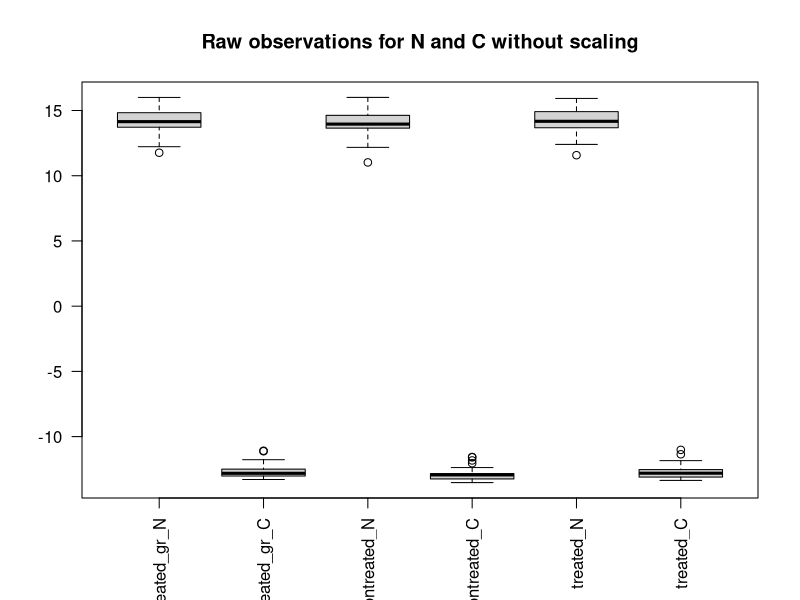
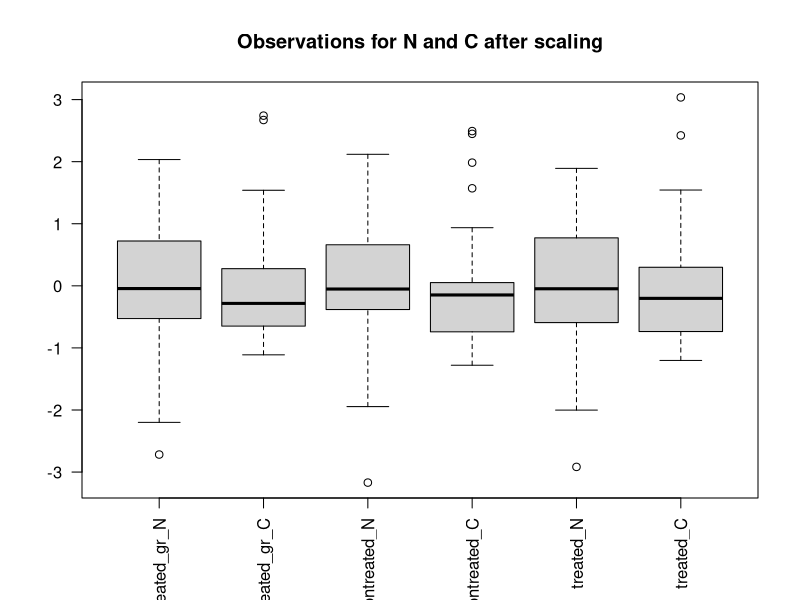
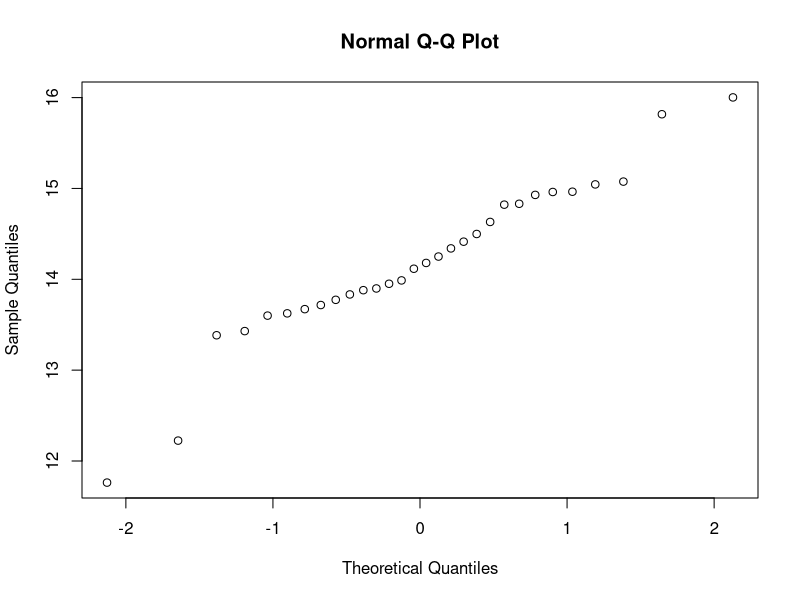
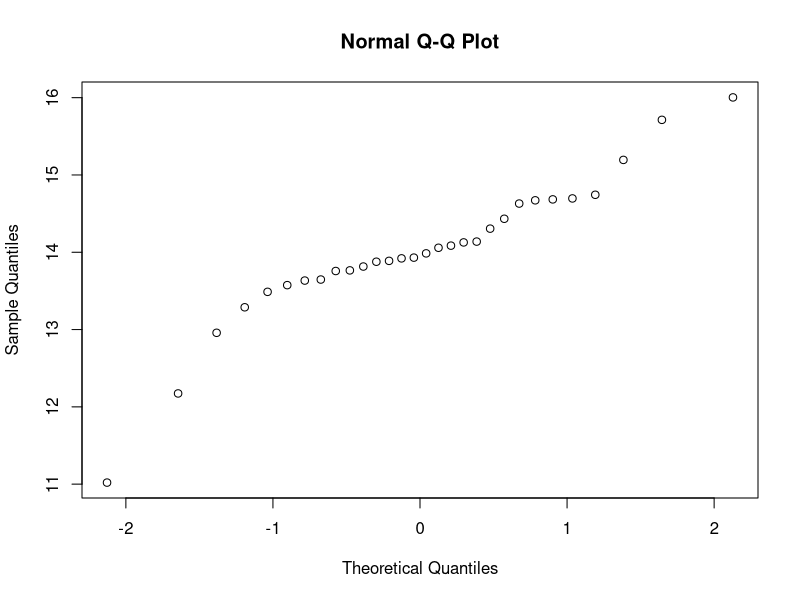
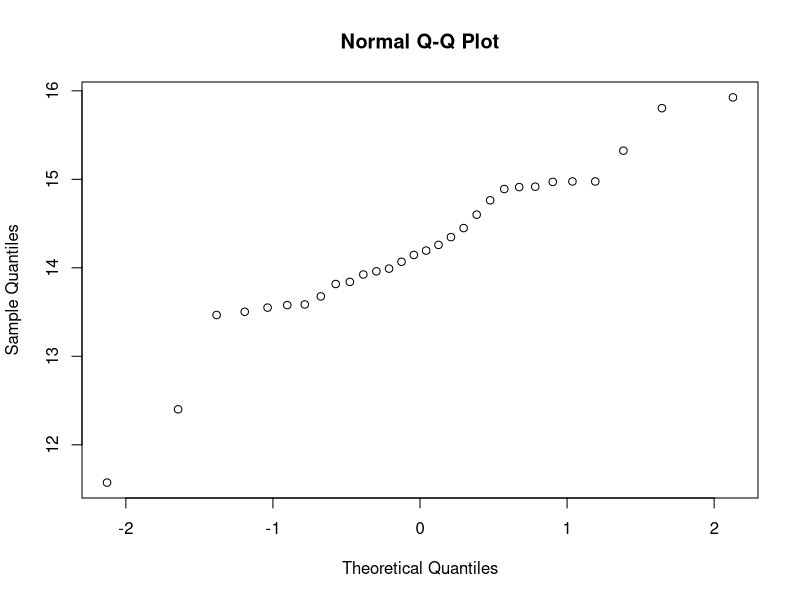
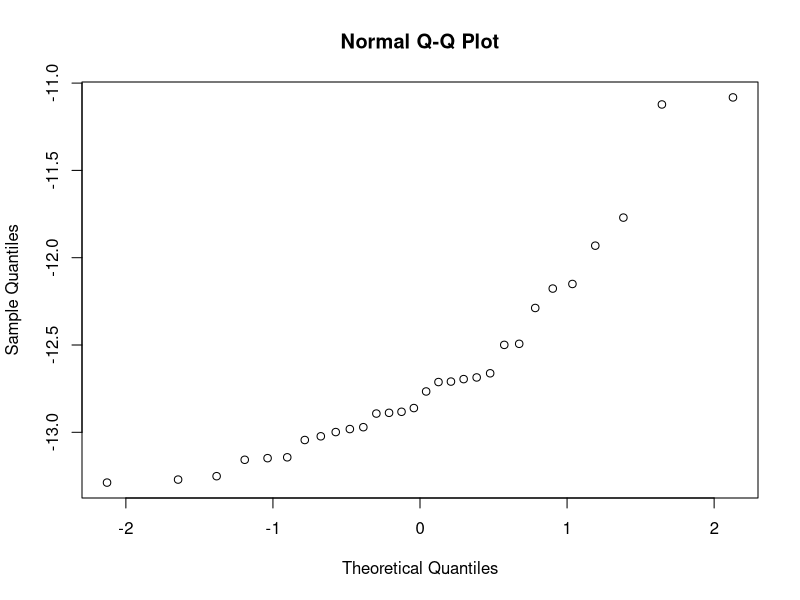
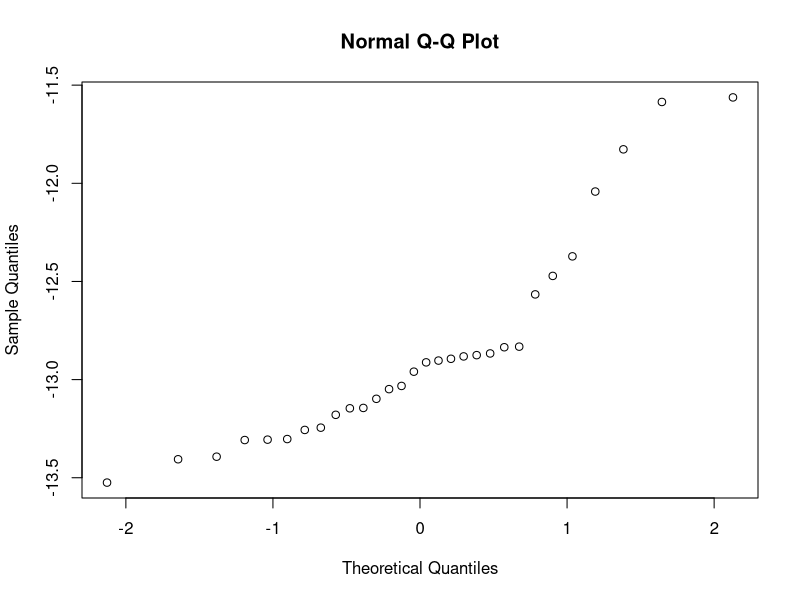
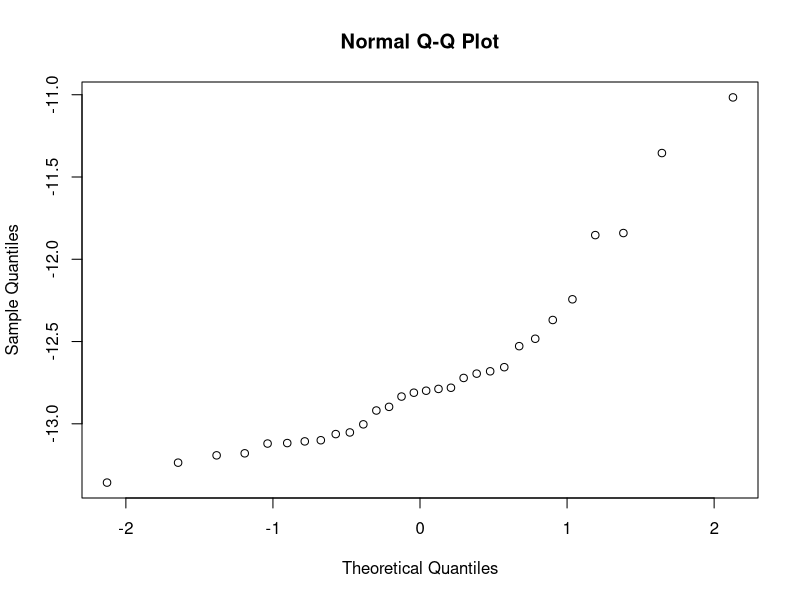

Source code (R) for these figures, in order:
## ---- chunk 1
library(dplyr)
library(ggplot2)
library(lmtest)
library(car)
## ---- chunk 2
teeth_data <- read.csv("Samples-Laura-CLEAN-FOR-R.csv")
names(teeth_data)[1] <- 'treated_gr_N'
names(teeth_data)[2] <- 'treated_gr_C'
## ---- chunk 3
summary(teeth_data)
## ---- chunk 4
boxplot(teeth_data, las =2, main="Raw observations for N and C without scaling")
## ---- chunk 5
boxplot(scale(teeth_data), las =2, main="Observations for N and C after scaling")
## ---- chunk 6
qqnorm(teeth_data$treated_gr_N)
## ---- chunk 7
qqnorm(teeth_data$nontreated_N)
## ---- chunk 8
qqnorm(teeth_data$treated_N)
## ---- chunk 9
qqnorm(teeth_data$treated_gr_C)
## ---- chunk 10
qqnorm(teeth_data$nontreated_C)
## ---- chunk 11
qqnorm(teeth_data$treated_C)
## ---- chunk 12
shapiro.test(teeth_data$treated_gr_C)
## ---- chunk 13
shapiro.test(teeth_data$treated_C)
## ---- chunk 14
shapiro.test(teeth_data$nontreated_C)
## ---- chunk 15
shapiro.test(teeth_data$nontreated_N)
## ---- chunk 16
plot(teeth_data)
## ---- chunk 17
only_C_data <- teeth_data[,c(4,6,2)]
only_N_data <- teeth_data[,c(3,5,1)]
## ---- chunk 18
boxplot(only_C_data)
## ---- chunk 19
wilcox.test(teeth_data$nontreated_C, teeth_data$treated_C, paired=TRUE)
## ---- chunk 20
boxplot(only_N_data)
## ---- chunk 21
wilcox.test(teeth_data$nontreated_N, teeth_data$treated_N, paired=TRUE)
## ---- chunk 22
wilcox.test(teeth_data$treated_C, teeth_data$treated_gr_C, paired=TRUE)
## ---- chunk 23
wilcox.test(teeth_data$treated_N, teeth_data$treated_gr_N, paired=TRUE)
## ---- chunk 24

scatterplot(nontreated_C ~ treated_C, data=teeth_data,
   xlab="Treated sample C values", ylab="Non-treated sample C values",
   main="Scatterplot for C values")
## ---- chunk 25
scatterplot(nontreated_N ~ treated_N, data=teeth_data,
   xlab="Treated sample N values", ylab="Non-treated sample N values",
   main="Scatterplot for N values")
## ---- chunk 26
teeth_data$difC <- teeth_data$nontreated_C - teeth_data$treated_C
teeth_data$difN <- teeth_data$nontreated_N - teeth_data$treated_N
## ---- chunk 27
C_difference <- teeth_data[,c(7)]
N_difference <- teeth_data[,c(8)]
## ---- chunk 28
sd(C_difference)
## ---- chunk 29
sd(N_difference)
## ---- chunk 30
summary(C_difference)
## ---- chunk 31
summary(N_difference)
## ---- chunk 32
boxplot(C_difference)
## ---- chunk 33
boxplot(N_difference)
## ---- chunk 34
mC <- lm (treated_C ~ nontreated_C, teeth_data)
summary(mC)
## ---- chunk 35
plot(mC)
## ---- chunk 36
mN <- lm (treated_N ~ nontreated_N, teeth_data)
summary(mN)
## ---- chunk 37
plot(mN)
## ---- chunk 38
teeth_sin_outliers <- teeth_data %>% slice(-c(7, 1, 17, 5, 12))
## ---- chunk 39
mCsin <- lm (treated_C ~ nontreated_C, teeth_sin_outliers)
summary(mCsin)
## ---- chunk 40
plot(mCsin)
## ---- chunk 41
mNsin <- lm (treated_N ~ nontreated_N, teeth_sin_outliers)
summary(mNsin)
## ---- chunk 42
plot(mNsin)
## ---- chunk 43

bptest(mN)
## ---- chunk 44
bptest(mC)
## ---- chunk 45
ggplot(teeth_data, aes(nontreated_C, treated_C)) +
  geom_point(shape = 21, size = 3) + 
  geom_smooth(se = FALSE) +
  geom_smooth(method = lm, col = "tomato", se = FALSE)
## ---- chunk 46
ggplot(teeth_data, aes(nontreated_N, treated_N)) +
  geom_point(shape = 21, size = 3) + 
  geom_smooth(se = FALSE) +
  geom_smooth(method = lm, col = "tomato", se = FALSE)
